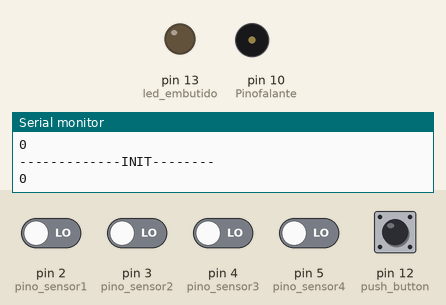
This sketch was run on a simulated Arduino Uno, built with avr-gcc and run on an emulated ATmega328P. Parts: output pins drawn as LEDs (lit = HIGH), buzzer (waves = sounding), the last lines printed to the serial monitor. Inputs (shaded band) come from the test bench; at power-on: pin 12 (push_button) HIGH, pin 2 (pino_sensor1), pin 3 (pino_sensor2), pin 4 (pino_sensor3), pin 5 (pino_sensor4) LOW.

Above: at 2.9 s.
3.0 s: pin 12 (push_button) pulled LOW for 1.35 s
5.8 s: pin 2 (pino_sensor1) driven HIGH
At 8.8 s:
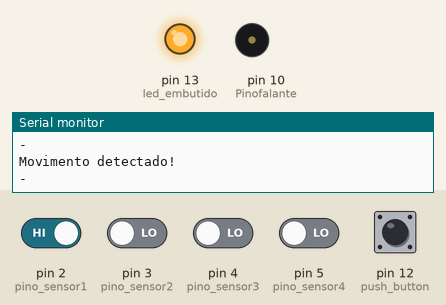
10.0 s: pin 2 (pino_sensor1) driven LOW and pin 12 (push_button) driven LOW
12.4 s: pin 3 (pino_sensor2) driven HIGH
15.6 s: pin 12 (push_button) driven HIGH
At 18.2 s:
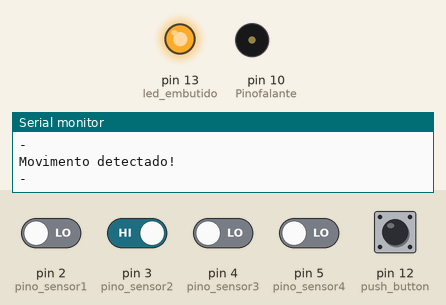
Timing chart, 0 to 20.8 s (numbered marks = the images above; inputs shaded):
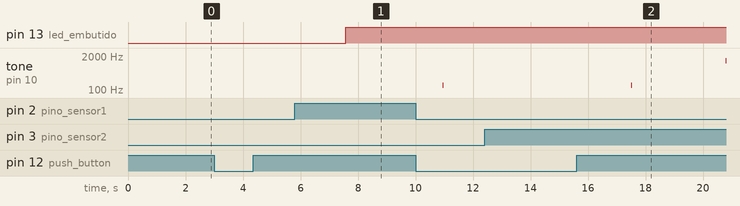

Measured:
- after the input at 5.8 s, pin 13 (led_embutido): LOW → HIGH after 1.8 s
- after the input at 15.6 s, tone on pin 10 (Pinofalante): stays silent (without the input it goes to 818 Hz after 1.2 s)

The sketch:

IR_SENSOR_1SEnsor.ino
```cpp
#include <SoftwareSerial.h>

#define pino_sensor1 2
#define pino_sensor2 3
#define pino_sensor3 4
#define pino_sensor4 5
#define push_button 12
#define tempo 10
int frequencia = 0;
int Pinofalante = 10;
int fired = 0;

int alarm_mem = 0 ;
SoftwareSerial coreBoard(6,7); //RX/TX


void setup() {
  // put your setup code here, to run once:
  Serial.begin(9600);
  coreBoard.begin(9600);
  // Define o pino do sensor como entrada
  pinMode(pino_sensor1, INPUT);//infrared
  pinMode(pino_sensor2, INPUT);
  pinMode(pino_sensor3, INPUT);//infrared
  pinMode(pino_sensor4, INPUT);

  pinMode(push_button, INPUT_PULLUP);//botao
  pinMode(LED_BUILTIN, OUTPUT);//led embutido
  pinMode(Pinofalante,OUTPUT); //Pino do buzzer
  //int estado_sensor2 = LOW;


}

void loop() {
  // put your main code here, to run repeatedly:

  Serial.println("-------------INIT--------");
  Serial.println(alarm_mem);

  int alarm= digitalRead(push_button);

  int estado_sensor1 = digitalRead(pino_sensor1);
  int estado_sensor2 = digitalRead(pino_sensor2);
  int estado_sensor3 = digitalRead(pino_sensor3);
  int estado_sensor4 = digitalRead(pino_sensor4);

  if(alarm == LOW){
    if(alarm_mem == 0){
      alarm_mem = 1;
      Serial.println("-");
      Serial.println("Alarme Ativado");
      Serial.println("-");
      delay(1000);
    }
    else{
      if(alarm_mem == 1){
        alarm_mem = 0;
        Serial.println("-");
        Serial.println("Alarme Desativado");
        Serial.println("-");
        delay(1000);
      }
    }
  }
  else{
    delay(1000);
  }


  if (alarm_mem == 1)
  {
     if(estado_sensor1 == HIGH || estado_sensor2 == HIGH || estado_sensor3 == HIGH || estado_sensor4 == HIGH){
      fired = 1;
    }
  }
  else
  {
    fired = 0;
  }

  if(fired == 1){
      digitalWrite(LED_BUILTIN, HIGH);
      Serial.println("-");
      Serial.println("Movimento detectado!");
      Serial.println("-");
      for (frequencia = 150; frequencia < 1800; frequencia += 1)
      {
        tone(Pinofalante, frequencia, tempo);
        delay(1);
      }
      for (frequencia = 1800; frequencia > 150; frequencia -= 1)
      {
        tone(Pinofalante, frequencia, tempo);
        delay(1);
      }
      delay(1000);
  }
  else{
    if(fired = 0){

        digitalWrite(LED_BUILTIN, LOW);
        delay(1000);
    }

  }
  String strLog;
  strLog = String("{ ");
  strLog += "IRSensor1: ";
  strLog += estado_sensor1;
  strLog += ", ";
  strLog += "IRSensor2: ";
  strLog += estado_sensor2;
  strLog += ", ";
  strLog += "IRSensor3: ";
  strLog += estado_sensor3;
  strLog += ", ";
  strLog += "IRSensor4: ";
  strLog += estado_sensor4;
  strLog += ", ";
  strLog += "AlarmeAtivado: ";
  strLog += alarm_mem;
  strLog += ", " ;
  strLog += "Alerta: ";
  strLog += fired;
  strLog += "} ";


  coreBoard.println(strLog);


}
```
